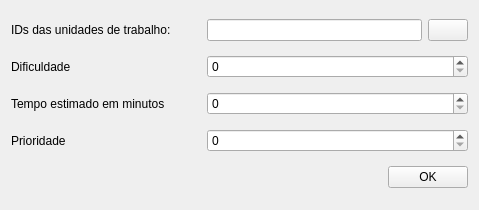
<?xml version="1.0" encoding="UTF-8"?>
<ui version="4.0">
 <class>Form</class>
 <widget class="QWidget" name="Form">
  <property name="geometry">
   <rect>
    <x>0</x>
    <y>0</y>
    <width>479</width>
    <height>210</height>
   </rect>
  </property>
  <property name="windowTitle">
   <string>Form</string>
  </property>
  <layout class="QGridLayout" name="gridLayout">
   <item row="0" column="0">
    <layout class="QHBoxLayout" name="horizontalLayout_3">
     <item>
      <widget class="QLabel" name="label">
       <property name="sizePolicy">
        <sizepolicy hsizetype="Fixed" vsizetype="Preferred">
         <horstretch>0</horstretch>
         <verstretch>0</verstretch>
        </sizepolicy>
       </property>
       <property name="minimumSize">
        <size>
         <width>190</width>
         <height>0</height>
        </size>
       </property>
       <property name="maximumSize">
        <size>
         <width>190</width>
         <height>16777215</height>
        </size>
       </property>
       <property name="text">
        <string>IDs das unidades de trabalho:</string>
       </property>
      </widget>
     </item>
     <item>
      <layout class="QHBoxLayout" name="horizontalLayout">
       <item>
        <widget class="QLineEdit" name="workspacesIdLe"/>
       </item>
       <item>
        <widget class="QPushButton" name="extractFieldBtn">
         <property name="text">
          <string/>
         </property>
        </widget>
       </item>
      </layout>
     </item>
    </layout>
   </item>
   <item row="2" column="0">
    <layout class="QHBoxLayout" name="horizontalLayout_4">
     <item>
      <widget class="QLabel" name="label_2">
       <property name="sizePolicy">
        <sizepolicy hsizetype="Fixed" vsizetype="Preferred">
         <horstretch>0</horstretch>
         <verstretch>0</verstretch>
        </sizepolicy>
       </property>
       <property name="minimumSize">
        <size>
         <width>190</width>
         <height>0</height>
        </size>
       </property>
       <property name="maximumSize">
        <size>
         <width>190</width>
         <height>16777215</height>
        </size>
       </property>
       <property name="text">
        <string>Tempo estimado em minutos</string>
       </property>
      </widget>
     </item>
     <item>
      <widget class="QSpinBox" name="timeSb"/>
     </item>
    </layout>
   </item>
   <item row="1" column="0">
    <layout class="QHBoxLayout" name="horizontalLayout_6">
     <item>
      <widget class="QLabel" name="label_3">
       <property name="sizePolicy">
        <sizepolicy hsizetype="Fixed" vsizetype="Preferred">
         <horstretch>0</horstretch>
         <verstretch>0</verstretch>
        </sizepolicy>
       </property>
       <property name="minimumSize">
        <size>
         <width>190</width>
         <height>0</height>
        </size>
       </property>
       <property name="maximumSize">
        <size>
         <width>190</width>
         <height>16777215</height>
        </size>
       </property>
       <property name="text">
        <string>Dificuldade</string>
       </property>
      </widget>
     </item>
     <item>
      <widget class="QSpinBox" name="difficultySb"/>
     </item>
    </layout>
   </item>
   <item row="4" column="0">
    <layout class="QHBoxLayout" name="horizontalLayout_2">
     <item>
      <spacer name="horizontalSpacer">
       <property name="orientation">
        <enum>Qt::Horizontal</enum>
       </property>
       <property name="sizeHint" stdset="0">
        <size>
         <width>219</width>
         <height>20</height>
        </size>
       </property>
      </spacer>
     </item>
     <item>
      <widget class="QPushButton" name="okBtn">
       <property name="text">
        <string>OK</string>
       </property>
      </widget>
     </item>
    </layout>
   </item>
   <item row="3" column="0">
    <layout class="QHBoxLayout" name="horizontalLayout_5">
     <item>
      <widget class="QLabel" name="label_4">
       <property name="sizePolicy">
        <sizepolicy hsizetype="Fixed" vsizetype="Preferred">
         <horstretch>0</horstretch>
         <verstretch>0</verstretch>
        </sizepolicy>
       </property>
       <property name="minimumSize">
        <size>
         <width>190</width>
         <height>0</height>
        </size>
       </property>
       <property name="maximumSize">
        <size>
         <width>190</width>
         <height>16777215</height>
        </size>
       </property>
       <property name="text">
        <string>Prioridade</string>
       </property>
      </widget>
     </item>
     <item>
      <widget class="QSpinBox" name="prioritySb"/>
     </item>
    </layout>
   </item>
  </layout>
 </widget>
 <resources/>
 <connections/>
</ui>
